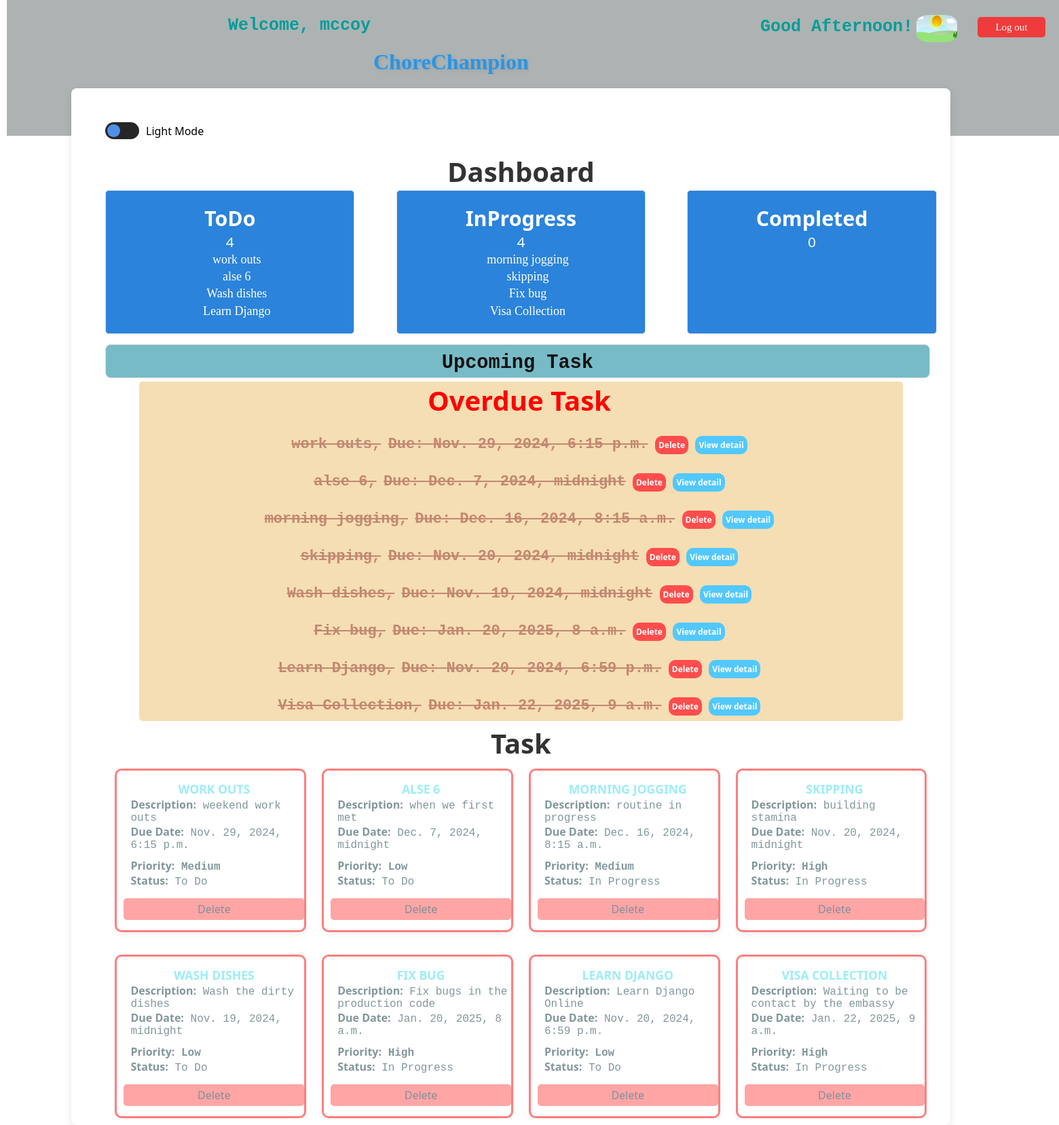
The page /dashboard/ (signed in) on the database its author committed.
### task_app/models.py (models this page shows)
class Task(models.Model):
    username = models.ForeignKey(User, on_delete=models.CASCADE)
    title = models.CharField(max_length=100 , blank=True, null=True)
    description = models.TextField(blank=True, null=True)
    due_date = models.DateTimeField(default=timezone.now)
    status = models.CharField(max_length=12, choices=StatusChoices.choices, default=StatusChoices.TO_DO)
    priority = models.CharField(max_length=6, choices=PriorityChoices.choices, default=PriorityChoices.LOW)
    def __str__(self):
        return f" {self.title}"
    @property
    def is_overdue_and_incomplete(self):
        return self.status != 'completed' and timezone.now() > self.due_date

### task_app/views.py (the view)
# urls.py: path('dashboard/', views.dashboard, name='dashboard'),
@login_required
def dashboard(request):
    tasks = Task.objects.filter(username=request.user)
    current_hour = datetime.now().hour
    if 6 <= current_hour < 12:
        greeting = "Good Morning!"
        time_of_day = 'morning'
    elif 12 <= current_hour < 18:
        greeting = "Good Afternoon!"
        time_of_day = 'day'
    elif 18 <= current_hour < 22:
        greeting = "Good Evening!"
        time_of_day = 'night'
    else:
        greeting = "Good Night!"
        time_of_day = 'Late night'
    upcoming_tasks = tasks.filter(due_date__gte=timezone.now(), due_date__lte=timezone.now() + timedelta(days=7)).order_by('due_date')
    tasks_by_status = {
        'to_do': tasks.filter(status='to_do').count(),
        'in_progress': tasks.filter(status='in_progress').count(),
        'completed': tasks.filter(status='completed').count(),
    }
    tasks_todo = {
        'to_do': tasks.filter(status='to_do'),
        'in_progress' : tasks.filter(status='in_progress'),
        'complete' : tasks.filter(status='complete'),
    }
    return render(request, 'task-app/dashboard.html', {
        'tasks': tasks,
        'upcoming_tasks': upcoming_tasks,
        'tasks_by_status': tasks_by_status,
        'time_of_day':time_of_day,
        'greeting': greeting,
        'tasks_todo': tasks_todo
    })

### templates/task-app/dashboard.html (shortened to what this page needs)
{% extends "partials/base.html" %}
{% load static %}
{% block body %}
<section class="body">
    <div class="dashboard-container">
        <div class="theme-toggle">
            <label class="switch">
                <span class="slider"></span>
            </label>
            <span id="themeLabel">Light Mode</span>
        </div>
        <h1>Dashboard</h1>
        <div class="cards-container">
            <div class="card">
                <h3>ToDo</h3>
                <p>{{ tasks_by_status.to_do }}</p>
                <ul>
                    {% for task in tasks_todo.to_do  %}
                        <li><p><a href="{% url 'task_app:task_detail' task.id %}">{{ task }}</a></p></li>
                    {% endfor %}
                </ul>
            </div>
            <div class="card">
                <h3>InProgress</h3>
                <p>{{ tasks_by_status.in_progress }}</p>
                <ul>
                    {% for task in tasks_todo.in_progress  %}
                        <li><p><a href="{% url 'task_app:task_detail' task.id %}">{{ task }}</a></p></li>
                    {% endfor %}
                </ul>
            </div>
            <div class="card">
                <h3>Completed</h3>
                <p>{{ tasks_by_status.completed }}</p>
            </div>
        </div>
        <div class="upcoming-tasks">
            <h1>Upcoming Task</h1>
        </div>
        <div class="overdue-btn">
            <ul>
                <h1 style="color: Red;background-color: wheat;border-radius: 5px;padding: 0 5px 5px 0;margin-right: 50px;">Overdue Task
                {% for task in tasks %}
                    {% if task.is_overdue_and_incomplete %}
                        <li>
                            <strong class="list-duedate">{{ task.title }},</strong>
                            <strong class="list-duedate">Due: {{ task.due_date }}</strong>
                            <a href="{% url 'task_app:confirm_delete_task' task.id %}" class="delete-button">Delete</a>
                            <a href="{% url 'task_app:task_detail' task.id %}" class="review-button">View detail</a>
                        </li>
                    {% endif %}
                {% endfor %}
                </h1>
            </ul>
        </div>
            <h1>Task</h1>
            <div id="taskContainer" class="tasks-container {% if task.is_overdue_and_incomplete %}overdue{% endif %} ">
                {% for task in tasks %}
                    <div class="tasks-card {% if task.is_overdue_and_incomplete %}overdue{% endif %}" data-priority="{{ task.priority }}">
                            <a class= "detail-view" href="{% url 'task_app:task_detail' task.id %}"><h3>{{ task.title }}</h3></a>
                            <p><strong>Description:</strong> {{ task.description }}</p>
                            <p><strong>Due Date:</strong> {{ task.due_date }}</p>
                            <p class="priority-labels"><strong>Priority:</strong> {{ task.get_priority_display }}</p>
                            <p><strong>Status:</strong> {{ task.get_status_display }}</p>
                            <a href="{% url 'task_app:confirm_delete_task' task.id %}" class="delete-button">Delete</a>
                    </div>
                {% endfor %}
        </div>
    </div>
</section>
{% endblock body %}

### templates/partials/base.html (shortened to what this page needs)
{% load static %}
<!DOCTYPE html>
<html lang="en">
<head>
    <link rel="stylesheet" href="{% static 'css/styles.css' %}">
    <link rel="stylesheet" href="{% static 'css/form.css' %}">
    <link rel="stylesheet" href="{% static 'css/table.css' %}">
    <link rel="stylesheet" href="https://cdnjs.cloudflare.com/ajax/libs/font-awesome/5.15.4/css/all.min.css">
</head>
<body>
<header class="auth-container">
    {% if request.user.is_authenticated %}
        <form action="{% url 'authentication:logout' %}" method="POST">
            <button type= "submit" class="btn">Log out</button>
        </form>
        <h3>
            Welcome, {{ request.user }}
        </h3>
    {% else %}
        <a href="{% url 'authentication:login' %}">Log in</a>
    {% endif %}
</header>
<body>
 {% include "./header.html" %}
{% block body %}
{% endblock body %}
</body>
</html>

### templates/partials/header.html
{% load static %}
<header class ="top_logo"><a href="{% url 'task_app:index' %}">ChoreChampion</a></header>
    <div class="greeting" id="timeGreeting">
        <h2>{{ greeting }} </h2>
        {% if time_of_day == 'morning' %}
            <img src="{% static 'images/sunset.jpg' %}" alt="Morning Image">
        {% elif time_of_day == 'day' %}
            <img src="{% static 'images/sun2.jpg' %}" alt="Sun Image">
        {% elif time_of_day == 'night' %}
            <img src="{% static 'images/half_moon.jpg' %}" alt="Moon Image">
        {% elif time_of_day == 'Late night' %}
            <img src="{% static 'images/moon2.jpg' %}" alt="Moon ">
        {% endif %}
    </div>

### static/css/styles.css (style rules this page uses)
* { margin: 0; padding: 0; box-sizing: border-box; font-family: 'Segoe UI', Tahoma, Geneva, Verdana, sans-serif; overflow-y: hidden; }
header { z-index: 999; position: absolute; top: 0; left: 0; width: 100%; display: flex; justify-content: space-between; align-items: center; padding: 13px 80px; transition: 0.5s ease; }
.top_logo { position: absolute; text-shadow: 2px 2px 5px rgba(0, 0, 0, 0.3), 2px 2px 5px rgba(255, 255, 255, 0.5); transform: scale(1,1.5) translate(); margin-top: 60px; margin-left: 470px; }
.top_logo a { text-decoration: none; color: #2696E9; font-size: 2rem; font-weight: 900; font-family: cursive; }
.top_logo a:before { content: ''; position: absolute; background: rgb(173, 173, 173); width: 0; height: 3px; bottom: 17px; left: 85px; transition: 0.8s ease; }
section { padding: 100px 200px; }

### static/css/table.css (style rules this page uses)
.auth-container { animation:slideinleft 1s ease-in; }
.auth-container h3 { position: relative; animation:slideinright 1s ease-in; position: relative; font-weight: bold; font-family: monospace; right: 934px; top: 10px; font-size: 25px; color: #039c9c; white-space: 10px; z-index: 999; }
.btn { color: rgb(253, 251, 250); font-family: 'Times New Roman', Times, serif; font-size: 15px; border-radius: 5px; background: rgb(239, 59, 59); width: 100px; height: 30px; border: none; top: 25px; position: absolute; right: 20px; }

### rows shown on the page
Task: title "work outs", due_date "Nov. 29, 2024, 6:15 p.m.", title "WORK OUTS", description "weekend work outs", priority "Medium", status "To Do"
Task: title "alse 6", due_date "Dec. 7, 2024, midnight", title "ALSE 6", description "when we first met", priority "Low", status "To Do"
Task: title "Wash dishes", due_date "Nov. 19, 2024, midnight", title "WASH DISHES", description "Wash the dirty dishes", priority "Low", status "To Do"
Task: title "Learn Django", due_date "Nov. 20, 2024, 6:59 p.m.", title "LEARN DJANGO", description "Learn Django Online", priority "Low", status "To Do"
Task: title "morning jogging", due_date "Dec. 16, 2024, 8:15 a.m.", title "MORNING JOGGING", description "routine in progress", priority "Medium", status "In Progress"
Task: title "skipping", due_date "Nov. 20, 2024, midnight", title "SKIPPING", description "building stamina", priority "High", status "In Progress"
Task: title "Fix bug", due_date "Jan. 20, 2025, 8 a.m.", title "FIX BUG", description "Fix bugs in the production code", priority "High", status "In Progress"
Task: title "Visa Collection", due_date "Jan. 22, 2025, 9 a.m.", title "VISA COLLECTION", description "Waiting to be contact by the embassy", priority "High", status "In Progress"

### other values the page prints
{{ request.user }} "mccoy"
{{ greeting }} "Good Afternoon!"
{{ tasks_by_status.to_do }} "4"
{{ tasks_by_status.in_progress }} "4"
{{ tasks_by_status.completed }} "0"
